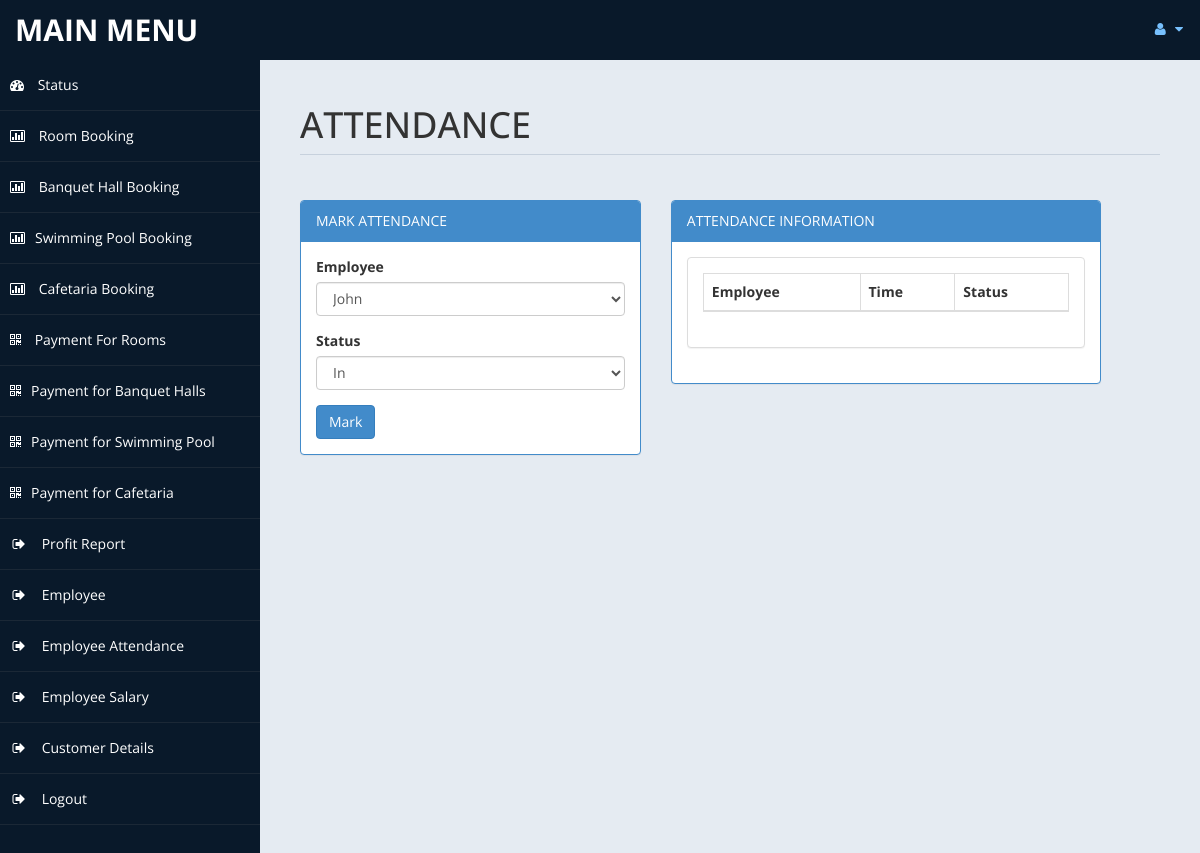
The app's page /admin/attendance.php (signed in), older data.
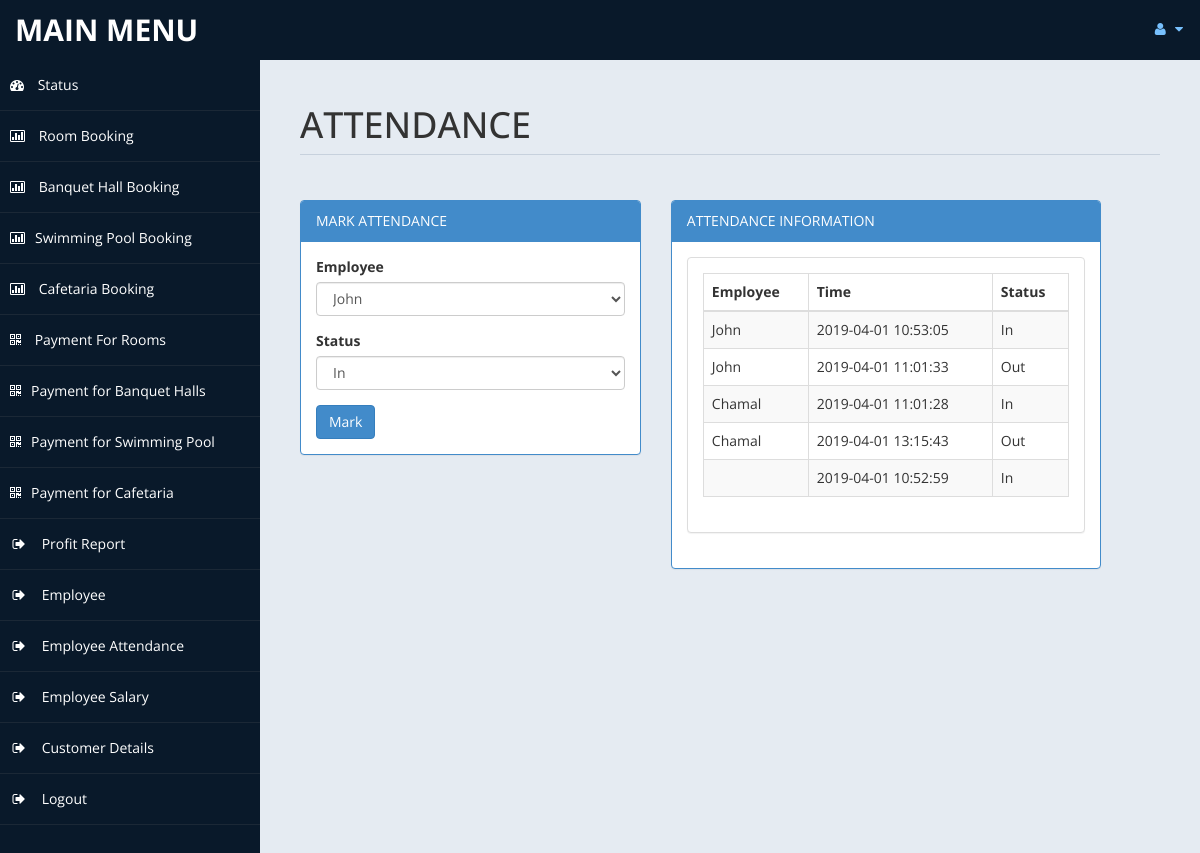
The same page, newer data.
### tables this page shows
CREATE TABLE `attendance` (
  `id` int(10) UNSIGNED NOT NULL,
  `date` varchar(45) NOT NULL,
  `employee` varchar(45) NOT NULL,
  `emp_id` varchar(45) NOT NULL,
  `status` varchar(45) NOT NULL,
  `time` varchar(45) NOT NULL
);

### admin/attendance.php (the view, shortened to what this page needs)
<?php
include('db.php');
?>
<!DOCTYPE html>
<html xmlns="http://www.w3.org/1999/xhtml">
<head>
    <link href="assets/css/bootstrap.css" rel="stylesheet" />
    <link href="assets/css/font-awesome.css" rel="stylesheet" />
    <link href="assets/css/custom-styles.css" rel="stylesheet" />
</head>
<body>
    <div id="wrapper">
        <nav class="navbar navbar-default top-navbar" role="navigation">
            <div class="navbar-header">
                <a class="navbar-brand" href="home.php">MAIN MENU </a>
            </div>
            <ul class="nav navbar-top-links navbar-right">
                <li class="dropdown">
                    <a class="dropdown-toggle" data-toggle="dropdown" href="#" aria-expanded="false">
                        <i class="fa fa-user fa-fw"></i> <i class="fa fa-caret-down"></i>
                    </a>
                </li>
            </ul>
        </nav>
        <?php include('includes/sidebar.php'); ?>
        <div id="page-wrapper" >
            <div id="page-inner">
			 <div class="row">
                    <div class="col-md-12">
                        <h1 class="page-header">
                           ATTENDANCE <small></small>
                        </h1>
                    </div>
                </div>
            <div class="row">
                <div class="col-md-5 col-sm-5">
                    <div class="panel panel-primary">
                        <div class="panel-heading">
                            MARK ATTENDANCE
                        </div>
                        <div class="panel-body">
						<form name="form" method="post">
                            <div class="form-group">
                                            <label>Employee</label>
                                            <select name="emp"  class="form-control" required>
                        <?php
						$sqle = "select * from employee where status = 1";
						$ree = mysqli_query($con,$sqle);
                                                while($row= mysqli_fetch_array($ree))
										{
                                                    echo "<option value = '".$row['id']."'>".$row['name']."</option>";
                                                }
						?>
                                            </select>
                              </div>
								<div class="form-group">
                                            <label>Status</label>
                                            <select name="status" class="form-control" required>
                                                <option value="In">In</option>
                                            </select>
                               </div>
							 <input type="submit" name="add" value="Mark" class="btn btn-primary">
							</form>
							<?php
							 include('db.php');
							?>
                        </div>
                    </div>
                </div>
            <div class="row">
                <div class="col-md-6 col-sm-6">
                    <div class="panel panel-primary">
                        <div class="panel-heading">
                            ATTENDANCE INFORMATION
                        </div>
                        <div class="panel-body">
                    <div class="panel panel-default">
                        <?php
						$sql = "select * from attendance where date = curdate() order by emp_id";
						$re = mysqli_query($con,$sql)
						?>
                        <div class="panel-body">
                            <div class="table-responsive">
                                <table class="table table-striped table-bordered table-hover" id="dataTables-example">
                                    <thead>
                                        <tr>
                                            <th>Employee</th>
                                            <th>Time</th>
                                            <th>Status</th>
                                        </tr>
                                    </thead>
                                    <tbody>
									<?php
										while($row= mysqli_fetch_array($re))
										{
												$id = $row['id'];
											if($id % 2 == 0)
											{
												echo "<tr class=odd gradeX>
													<td>".$row['employee']."</td>
                                                                                                            <td>".$row['time']."</td>
													<td>".$row['status']."</td>
												</tr>";
											}
											else
											{
												echo"<tr class=even gradeC>
													<td>".$row['employee']."</td>
                                                                                                            <td>".$row['time']."</td>
													<td>".$row['status']."</td>
												</tr>";
											}
										}
									?>
                                    </tbody>
                                </table>
                            </div>
                        </div>
                    </div>
                       </div>
                    </div>
                </div>
            </div>
					</div>
            </div>
        </div>
</body>
</html>

### admin/includes/sidebar.php (shortened to what this page needs)
<nav class="navbar-default navbar-side" role="navigation">
            <div class="sidebar-collapse">
                <ul class="nav" id="main-menu">
                    <li>
                        <a  href="home.php"><i class="fa fa-dashboard"></i> Status</a>
                    </li>
                    <?php
                    include('db.php');
                    if(isset($_SESSION['user'])){
                        $user_id = $_SESSION['user_id'];
                        $sql2 = "SELECT * FROM login WHERE id = '$user_id'";
                        $result2 = mysqli_query($con, $sql2);
                        $userRow = mysqli_fetch_array($result2, MYSQLI_ASSOC);
                            echo'
                            <li>
                        <a href="roombook.php"><i class="fa fa-bar-chart-o"></i> Room Booking</a>
                    </li>
                            ';
                            echo'
                            <li>
                        <a href="banquetBook.php"><i class="fa fa-bar-chart-o"></i> Banquet Hall Booking</a>
                    </li>
                            ';
                            echo'
                            <li>
                        <a href="poolbooking.php"><i class="fa fa-bar-chart-o"></i>Swimming Pool Booking</a>
                    </li>
                            ';
                            echo'
                            <li>
                        <a href="cafebooking.php"><i class="fa fa-bar-chart-o"></i> Cafetaria Booking</a>
                    </li>
                            ';
                                echo'
                                <li>
                            <a href="payment.php"><i class="fa fa-qrcode"></i> Payment For Rooms</a>
                        </li>
                                ';
                            echo'
                            <li>
                        <a href="banquetPayment.php"><i class="fa fa-qrcode"></i>Payment for Banquet Halls</a>
                    </li>
                            ';
                            echo'
                            <li>
                        <a href="poolPayment.php"><i class="fa fa-qrcode"></i>Payment for Swimming Pool</a>
                    </li>
                            ';
                            echo'
                            <li>
                        <a href="cafePayment.php"><i class="fa fa-qrcode"></i>Payment for Cafetaria</a>
                    </li>
                            ';
                        if ($userRow['role'] == "admin" || $userRow['role'] == "manager") {
                            echo'
                            <li>
                        <a href="profit_rep.php"><i class="fa fa-sign-out fa-fw"></i> Profit Report</a>
                    </li>
                            ';
                        }
                        if ($userRow['role'] == "admin") {
                            echo'
                            <li>
                        <a href="employee.php"><i class="fa fa-sign-out fa-fw"></i> Employee</a>
                    </li>
                            ';
                        }
                        if ($userRow['role'] == "admin" || $userRow['role'] == "manager") {
                            echo'
                            <li>
                        <a href="attendance.php"><i class="fa fa-sign-out fa-fw"></i> Employee Attendance</a>
                    </li>
                            ';
                        }
                        if ($userRow['role'] == "admin") {
                            echo'
                            <li>
                        <a href="salary.php"><i class="fa fa-sign-out fa-fw"></i> Employee Salary</a>
                    </li>
                            ';
                        }
                        if ($userRow['role'] == "admin") {
                            echo'
                            <li>
                        <a href="customerdetails.php"><i class="fa fa-sign-out fa-fw"></i> Customer Details</a>
                    </li>
                            ';
                        }
                        }
                    ?>
                    <li>
                        <a href="logout.php"><i class="fa fa-sign-out fa-fw"></i> Logout</a>
                    </li>
					</ul>
            </div>
        </nav>

### admin/assets/css/custom-styles.css (style rules this page uses)
body { font-family: 'Open Sans', sans-serif; }
#wrapper { width: 100%; background:#09192A; }
#page-wrapper { padding: 15px 15px; min-height: 600px; background:#E5EBF2; }
#page-inner { width:100%; margin:10px 20px 10px 0px; background-color:transparent; padding:10px; min-height:1200px; }
h1, .h1, h2, .h2, h3, .h3 { margin-top: 7px; margin-bottom: -5px; }
.page-header { padding-bottom: 9px; margin: 10px 0 45px; border-bottom: 1px solid #C7D1DD; }
.top-navbar { margin:0px; }
.top-navbar .navbar-brand { color: #fff; width: 260px; text-align: left; height: 60px; font-size: 30px; font-weight: 700; text-transform: uppercase; line-height: 30px; }
.top-navbar .nav > li { position: relative; display: inline-block; }
.top-navbar .nav > li > a { position: relative; display: block; padding: 19px 15px; color: #77C0FD; }
.sidebar-collapse , .sidebar-collapse .nav { background:none; }
.sidebar-collapse .nav { padding:0; }
.sidebar-collapse .nav > li > a { color:#fff; background:transparent; text-shadow:none; }
.sidebar-collapse > .nav > li > a { padding:15px 10px; }
.sidebar-collapse > .nav > li { border-bottom: 1px solid rgba(107, 108, 109, 0.19); }
.navbar-side { border:none; background-color: transparent; }
.top-navbar { background:#09192A; border-bottom:none; }
.top-navbar .nav > li > a > i { margin-right: 2px; }
.navbar-default { border:0px solid black; }
.navbar-header { background: #09192A; }
.nav > li > a > i { margin-right:10px; }
@media (min-width:768px) { #page-wrapper { margin: 0 0 0 260px; padding: 15px 30px; min-height: 1200px; } }
@media (min-width:768px) { .navbar-side { z-index: 1; position: absolute; width: 260px; } }
@media (min-width:768px) { .navbar { border-radius: 0px; } }

Row changes from the older to the newer data that the page shows:
added attendance: employee "John", time "2019-04-01 10:53:05", status "In"
added attendance: employee "John", time "2019-04-01 11:01:33", status "Out"
added attendance: employee "Chamal", time "2019-04-01 11:01:28", status "In"
added attendance: employee "Chamal", time "2019-04-01 13:15:43", status "Out"
added attendance: time "2019-04-01 10:52:59", status "In"
